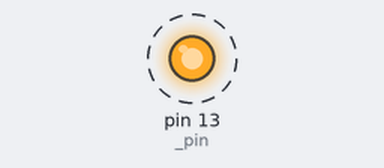
This sketch was run on a simulated Arduino Uno, built with avr-gcc and run on an emulated ATmega328P. Shown: output pins drawn as LEDs (lit = HIGH). Dashed ring = blinking.

Above: at 0.5 s.
Timing chart, 0 to 4.6 s (numbered marks = the images above):
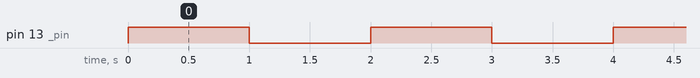

Measured:
- by itself, pin 13 (_pin): alternates HIGH for 1.0 s and LOW for 1.0 s

The sketch:

led-version1.ino
```cpp
// Hardware Abstraction

class Led
{
    private:
        uint8_t _pin;
        bool _state;

    public:
        Led(uint8_t pin, bool state = false)
        {
            if(pin > 1 && pin < 14)
                _pin = pin;
            else
                _pin = 13; // on-board LED

            _state = state;
            pinMode(_pin, OUTPUT);
        }

        void on(void)
        {
            _state = true;
            _setPin();
        }

        void off(void)
        {
            _state = false;
            _setPin();
        }

        void toggle(void)
        {
            _state = !_state;
            _setPin();
        }

    private:
        void _setPin()
        {
            digitalWrite(_pin, _state);
        }

};

// Application

Led led(13);

void setup()
{
}

void loop()
{
  led.toggle();
  delay(1000);
}
```
